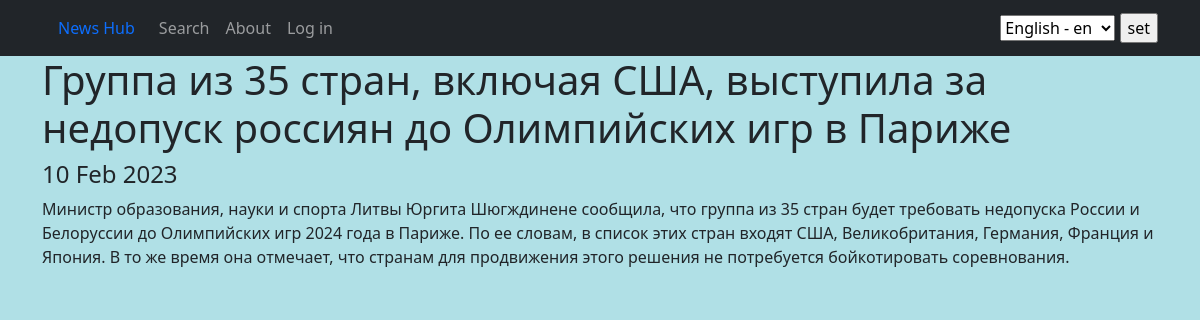
The app's page /15, older data.
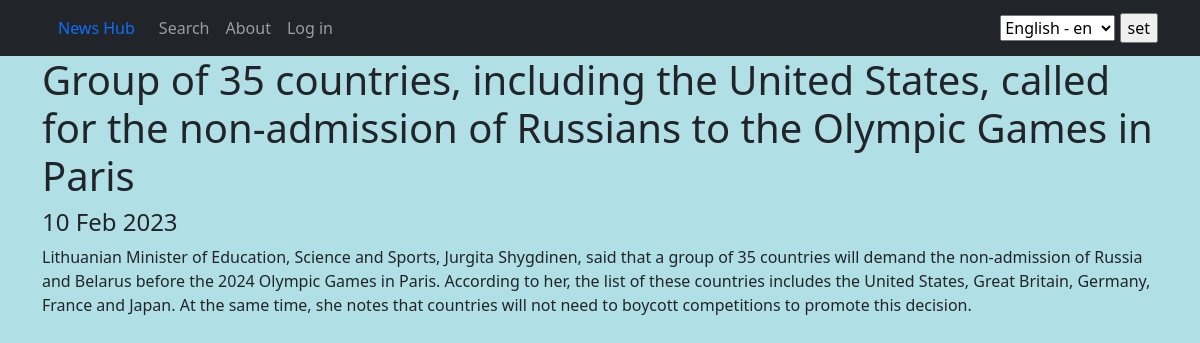
The same page, newer data.
### news/models.py (models this page shows, shortened)
class Post(models.Model):
    author = models.ForeignKey(Author, on_delete=models.CASCADE)
    type = models.CharField(max_length=1, choices=POST_TYPES)
    creation_date = models.DateTimeField(auto_now_add=True)
    category = models.ManyToManyField(Category, through='PostCategory')
    title = models.CharField(max_length=255)
    text = models.TextField()
    _rating = models.IntegerField(default=0, db_column='rating')

### news/views.py (the view)
# urls.py: path('<int:pk>', PostDetail.as_view()),
class PostDetail(DetailView):
    model = Post
    template_name = 'post.html'
    context_object_name = 'post'
    def get_object(self, *args, **kwargs):
        obj = cache.get(f'post-{self.kwargs["pk"]}', None)
        if not obj:
            obj = super().get_object(queryset=self.queryset)
            cache.set(f'post-{self.kwargs["pk"]}', obj)
        return obj

### news/templatetags/custom_filters.py (called while the page is built)
@register.filter()
def censor(value, word):
    if isinstance(value, str):
        censored = word[0].lower() + '*' * (len(word) - 1)
        value = value.replace(word.lower(), censored)
        censored = censored.capitalize()
        value = value.replace(word.capitalize(), censored)
        return value
    else:
        raise TypeError('expected str')

### templates/post.html (shortened to what this page needs)
{% extends 'flatpages/default.html' %}
{% load custom_filters %}
{% block content %}
<h1>{{ post.title|censor:'нефть' }}</h1>
<h4>{{ post.creation_date|date:'d M Y' }}</h4>
<p>{{ post.text|censor:'нефть' }}</p>
{% endblock content %}

Row changes from the older to the newer data that the page shows:
changed Post: title|censor "Группа из 35 стран, включая США, выступила за недопуск россиян до Олимпийских игр в Париже" → "Group of 35 countries, including the United States, called for the non-admission of Russians to the Olympic Games in Paris"; text|censor "Министр образования, науки и спорта Литвы Юргита Шюгждинене сообщила, что группа из 35 стран будет требовать недопуска России и Белоруссии до Олимпийских игр 2024 года в Париже. По ее словам, в список этих стран входят США, Великобритания, Германия, Франция и Япония. В то же время она отмечает, что странам для продвижения этого решения не потребуется бойкотировать соревнования." → "Lithuanian Minister of Education, Science and Sports, Jurgita Shygdinen, said that a group of 35 countries will demand the non-admission of Russia and Belarus before the 2024 Olympic Games in Paris. According to her, the list of these countries includes the United States, Great Britain, Germany, France and Japan. At the same time, she notes that countries will not need to boycott competitions to promote this decision."
